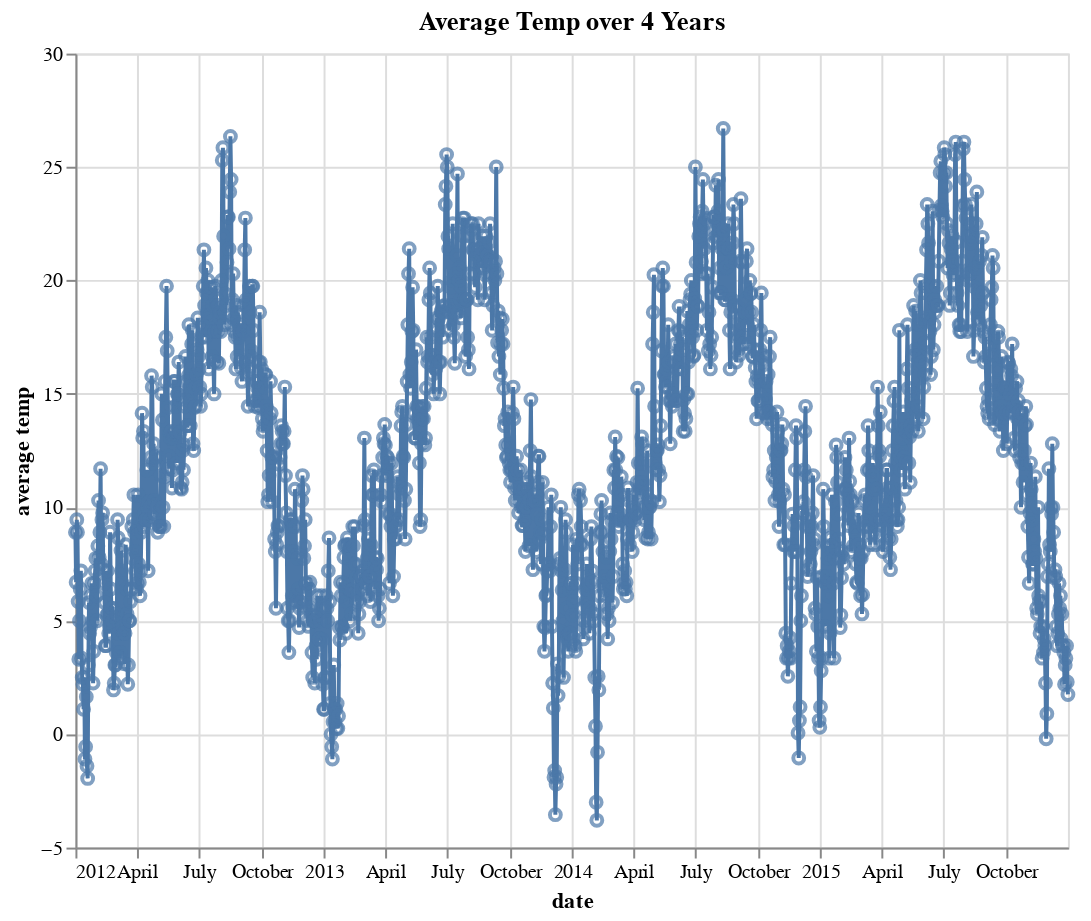

The cell this chart's notebook holds for it:
### Markdown cell above
##### Question 4 (10 points)

Create a compound figure with at least two types of marks. Show the trend of average temperature (the average of min and max temperature) in 4 years. Note, just use the `date` as X attribute, no need to aggragate for years and you will get a wide figure. Include necessary title and labels.

### Code cell
weather['avg_temp'] = (weather['temp_min'] + weather['temp_max']) / 2

line = alt.Chart(weather).mark_line().encode(
    alt.X('date:T'),
    alt.Y('avg_temp:Q', title = 'average temp')
)

point = alt.Chart(weather).mark_point().encode(
    alt.X('date:T'),
    alt.Y('avg_temp:Q', title = 'average temp')
)

(line + point).properties(
    width=500,   
    height=400,
    title='Average Temp over 4 Years'
)

### Figure 1 — Vega-Lite specification as saved in the notebook (floating-point values rounded to 4 significant figures; data arrays with more than 128 entries replaced by an {"elided": "..."} marker saying what was removed)
{"config": {"view": {"continuousWidth": 300, "continuousHeight": 300}}, "layer": [{"mark": {"type": "line"}, "encoding": {"x": {"field": "date", "type": "temporal"}, "y": {"field": "avg_temp", "title": "average temp", "type": "quantitative"}}}, {"mark": {"type": "point"}, "encoding": {"x": {"field": "date", "type": "temporal"}, "y": {"field": "avg_temp", "title": "average temp", "type": "quantitative"}}}], "data": {"name": "data-c0947021dfecacaf49dcce660b51d75c"}, "height": 400, "title": "Average Temp over 4 Years", "width": 500, "$schema": "https://vega.github.io/schema/vega-lite/v5.8.0.json", "datasets": {"data-c0947021dfecacaf49dcce660b51d75c": {"elided": "1461 records"}}}
